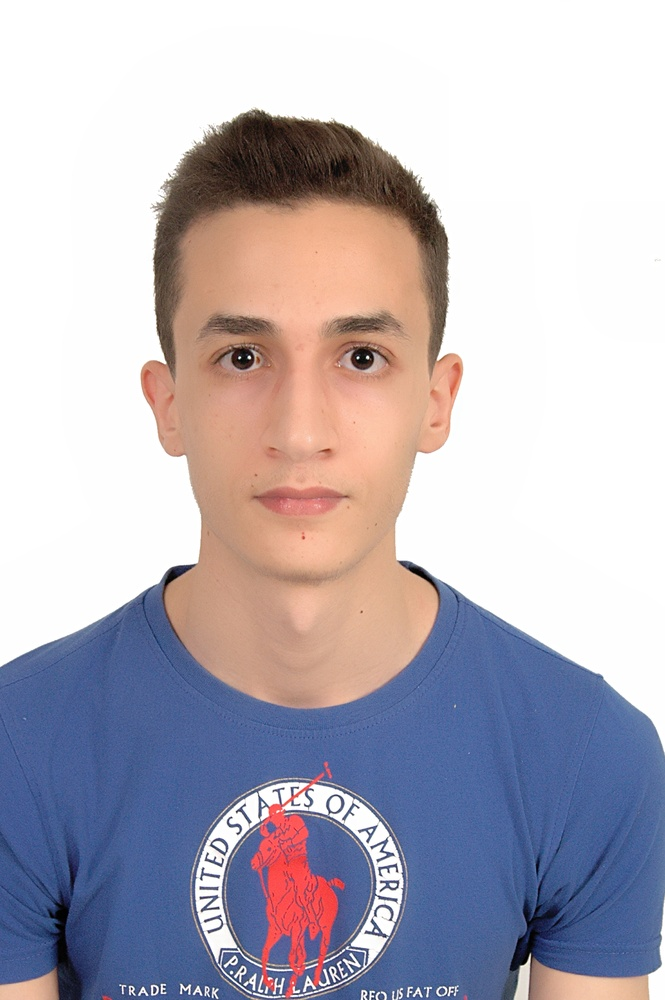
#> input picture me.jpg, 665 x 1000 px, shrunk from 2000 x 3008 before the run
$ python EdgeOpencv.py me.jpg   (older library calls are emulated)
#> lines starting #> are read from the running program, lines starting #| are printed output that depends on the picture; after the words box and inside, x2 and y2 are one past the last pixel; in counts of white or black regions, pixels touching at a corner belong together
import sys

import cv2
import numpy as numpy

#we need to load the image - in my case 'me.jpg'
#convert it to grayscale

input_file = sys.argv[1]
img = cv2.imread(input_file,cv2.IMREAD_GRAYSCALE)
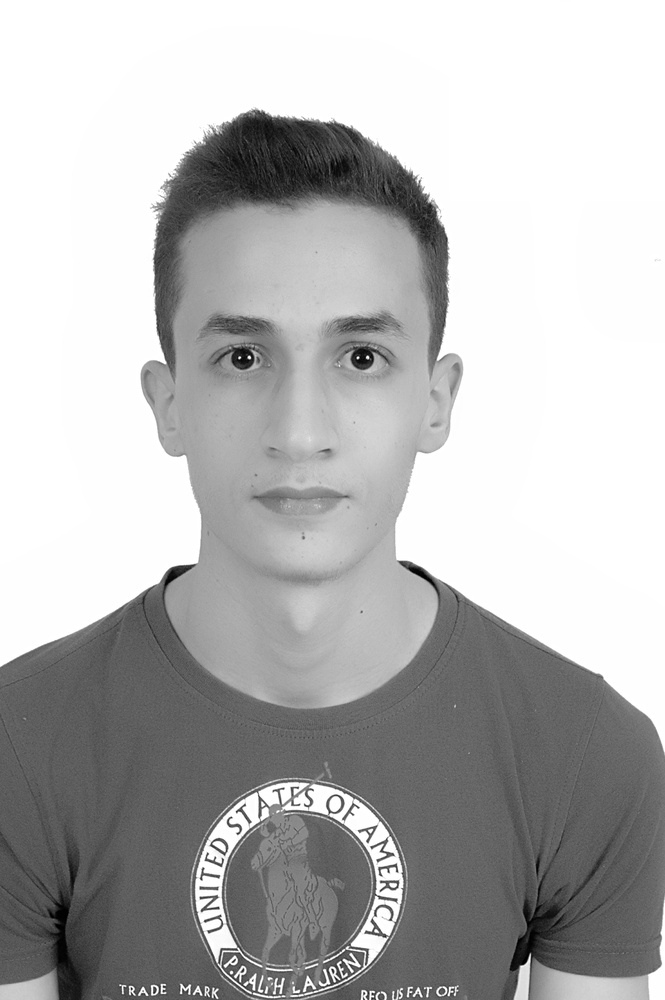
#> img: shape (1000, 665); min 0, max 255, mean 181.1
h,w = img.shape
#> h = 1000; w = 665

sobel_horizontal = cv2.Sobel(img, cv2.CV_64F, 1, 0, ksize=5)
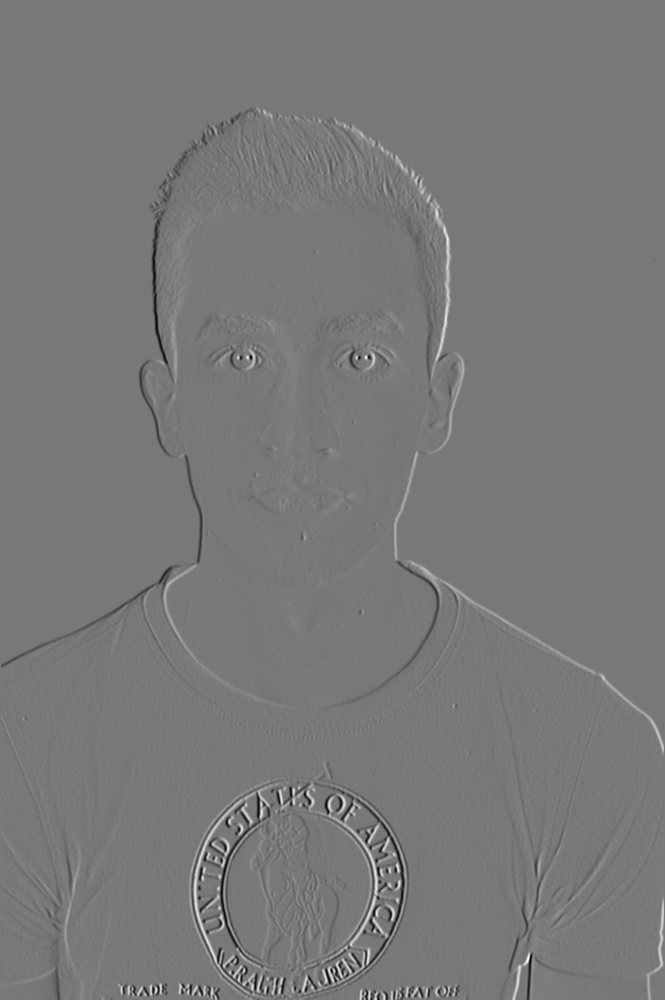
#> sobel_horizontal: shape (1000, 665) float64; min -9251, max 10316, mean 6.2; drawn with min black and max white
sobel_vertical = cv2.Sobel(img, cv2.CV_64F, 1, 0, ksize=5)
laplacian = cv2.Laplacian(img, cv2.CV_64F)
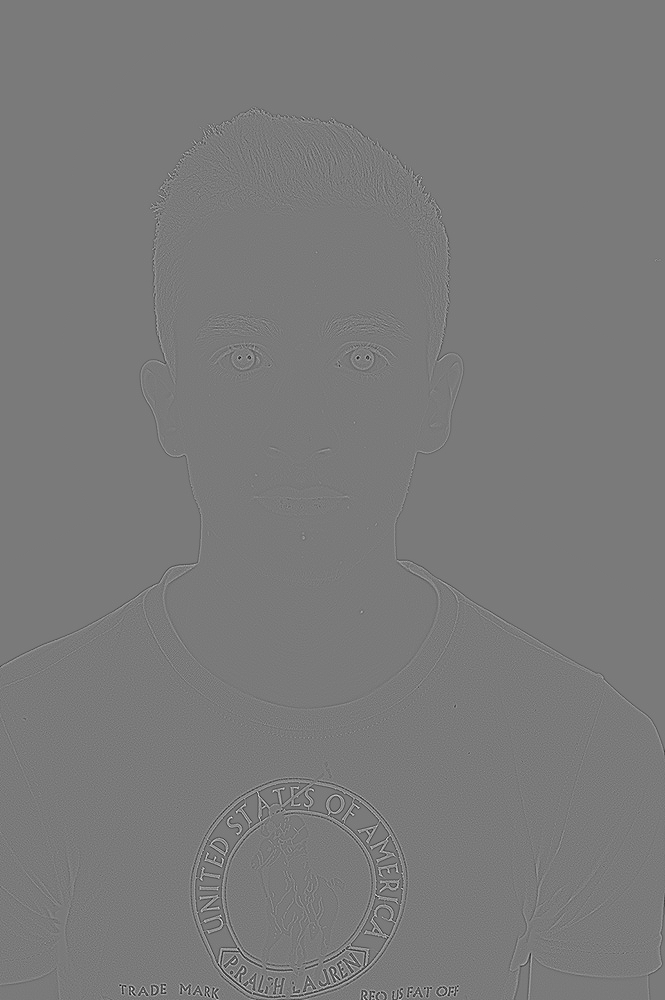
#> laplacian: shape (1000, 665) float64; min -400, max 432, mean 0; drawn with min black and max white
canny= cv2.Canny(img, 50, 240)
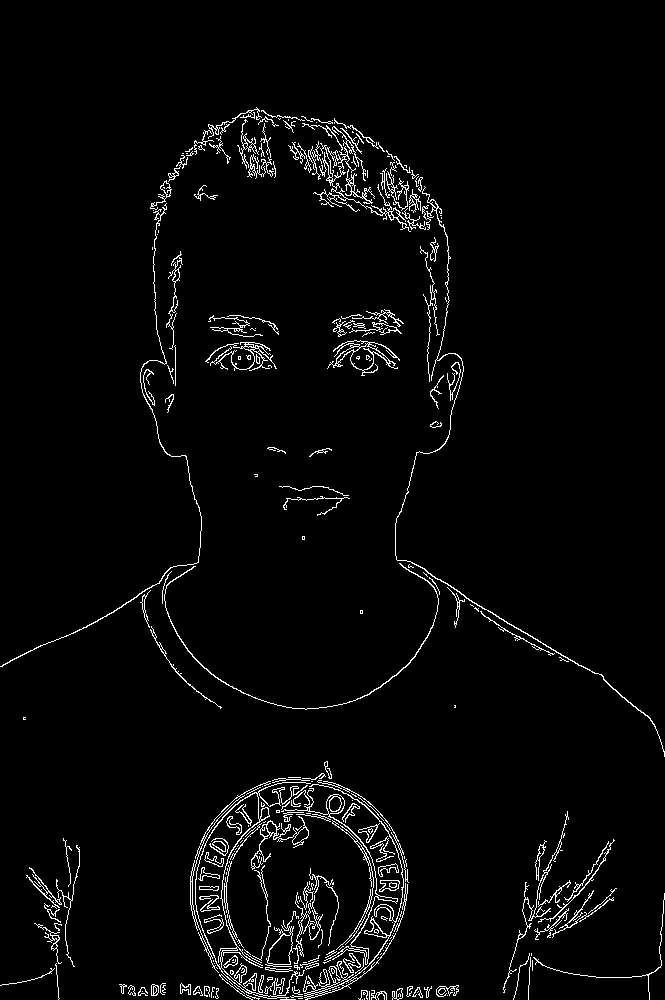
#> canny: shape (1000, 665); 3.1% white in thin lines or dots, all inside (x1, y1, x2, y2) = (0, 107, 665, 1000)

cv2.imshow('Original',img)
cv2.imshow('Sobel Horizontal',sobel_horizontal)
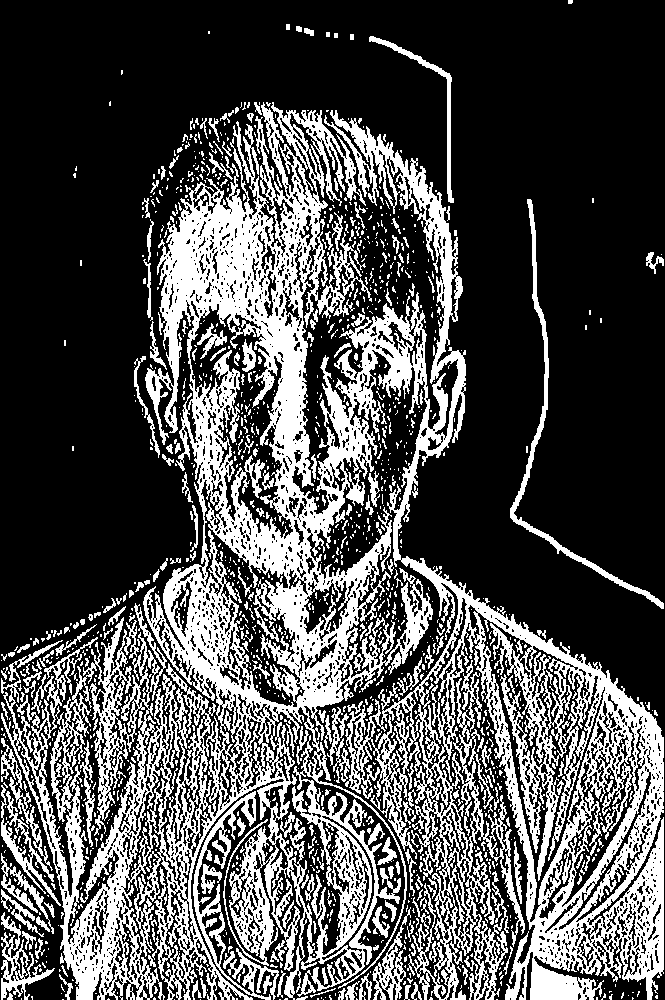
#> window 'Sobel Horizontal': shape (1000, 665); 31.2% white; 1414 white regions (1151 under 20 px), largest, box (x1, y1, x2, y2) and area: (1, 102, 664, 1000) 174447, (193, 791, 279, 1000) 2971, (510, 199, 664, 609) 2464
cv2.imshow('Sobel Vertical',sobel_vertical)
cv2.imshow('Laplacian',laplacian)
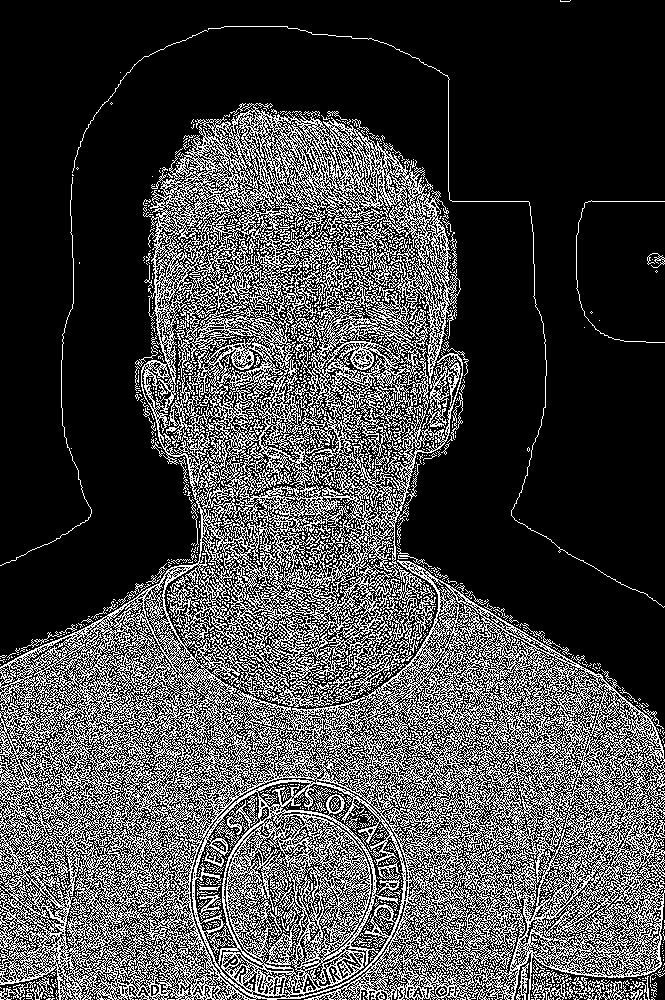
#> window 'Laplacian': shape (1000, 665); 27.7% white in thin lines or dots
cv2.imshow('canny',canny)

cv2.waitKey()
